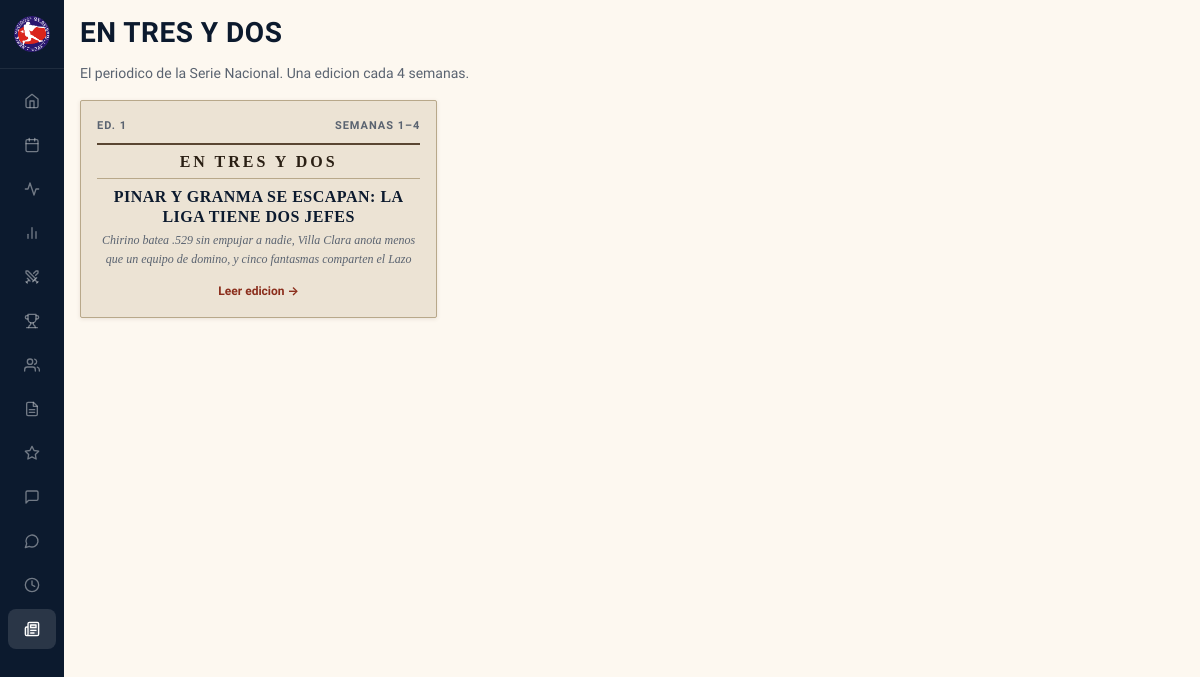
The page /periodico on the database as committed earlier.
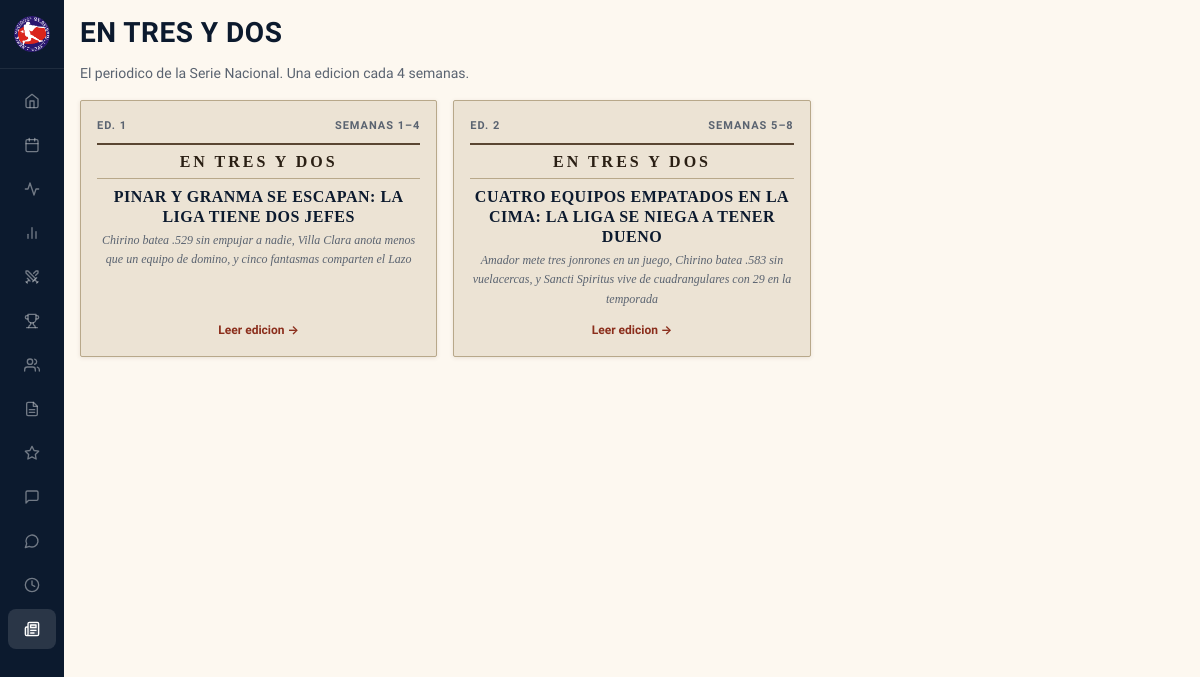
The same page on the database as committed later.
### tables this page shows
CREATE TABLE newspaper_editions (
            id INTEGER PRIMARY KEY,
            edition_num INTEGER UNIQUE NOT NULL,
            week_num INTEGER NOT NULL,
            headline TEXT NOT NULL,
            subheadline TEXT,
            articles TEXT NOT NULL,
            interview TEXT NOT NULL,
            created_at TEXT DEFAULT (datetime('now'))
        );

### blueprints/periodico/routes.py (the view)
@periodico_bp.route('/periodico')
def periodico_index() -> str:
    editions = get_all_editions()
    return render_template('periodico_index.html', editions=editions)

### app.py (called while the page is built)
def _register_static_versioning(app: Flask) -> None:
    @app.url_defaults
    def _inject_static_version(endpoint: str, values: dict) -> None:
        if endpoint != 'static' or 'v' in values:
            return
        filename = values.get('filename')
        if not filename:
            return
        path = os.path.join(app.static_folder or '', filename)
        try:
            values['v'] = int(os.path.getmtime(path))
        except OSError:
            pass

### blueprints/periodico/services.py (called while the page is built)
def _ensure_table() -> None:
    get_db().execute("""
        CREATE TABLE IF NOT EXISTS newspaper_editions (
            id INTEGER PRIMARY KEY,
            edition_num INTEGER UNIQUE NOT NULL,
            week_num INTEGER NOT NULL,
            headline TEXT NOT NULL,
            subheadline TEXT,
            articles TEXT NOT NULL,
            interview TEXT NOT NULL,
            created_at TEXT DEFAULT (datetime('now'))
        )
    """)

def get_all_editions() -> list[dict[str, Any]]:
    _ensure_table()
    rows = get_db().execute(
        "SELECT edition_num, week_num, headline, subheadline, created_at "
        "FROM newspaper_editions ORDER BY edition_num"
    ).fetchall()
    return [dict(r) for r in rows]

### templates/periodico_index.html (shortened to what this page needs)
{% extends "base.html" %}
{% from 'components/empty_state.html' import empty_state %}
{% block content %}
<h1>En Tres y Dos</h1>
<p class="text-muted mb-4">El periodico de la Serie Nacional. Una edicion cada 4 semanas.</p>
{% if not editions %}
{{ empty_state('La primera edicion se publica al terminar la semana 4.') }}
{% else %}
<div class="edition-grid">
    {% for ed in editions %}
    <a href="{{ url_for('periodico.periodico_edition', edition_num=ed.edition_num) }}" class="edition-card">
        <div class="edition-card-header">
            <span class="edition-num">Ed. {{ ed.edition_num }}</span>
            <span class="edition-weeks">Semanas {{ (ed.edition_num - 1) * 4 + 1 }}–{{ ed.week_num }}</span>
        </div>
        <div class="edition-card-masthead">EN TRES Y DOS</div>
        <h3 class="edition-card-headline">{{ ed.headline }}</h3>
        {% if ed.subheadline %}
        <p class="edition-card-sub">{{ ed.subheadline }}</p>
        {% endif %}
        <span class="edition-card-cta">Leer edicion &rarr;</span>
    </a>
    {% endfor %}
</div>
{% endif %}
{% endblock %}

Rows that differ between the two databases and show on the page:
added newspaper_editions: edition_num "2", (ed.edition_num-1)*4+1 "5", week_num "8", headline "CUATRO EQUIPOS EMPATADOS EN LA CIMA: LA LIGA SE NIEGA A TENER DUENO", subheadline "Amador mete tres jonrones en un juego, Chirino batea .583 sin vuelacercas, y Sancti Spiritus vive de cuadrangulares con 29 en la temporada"
